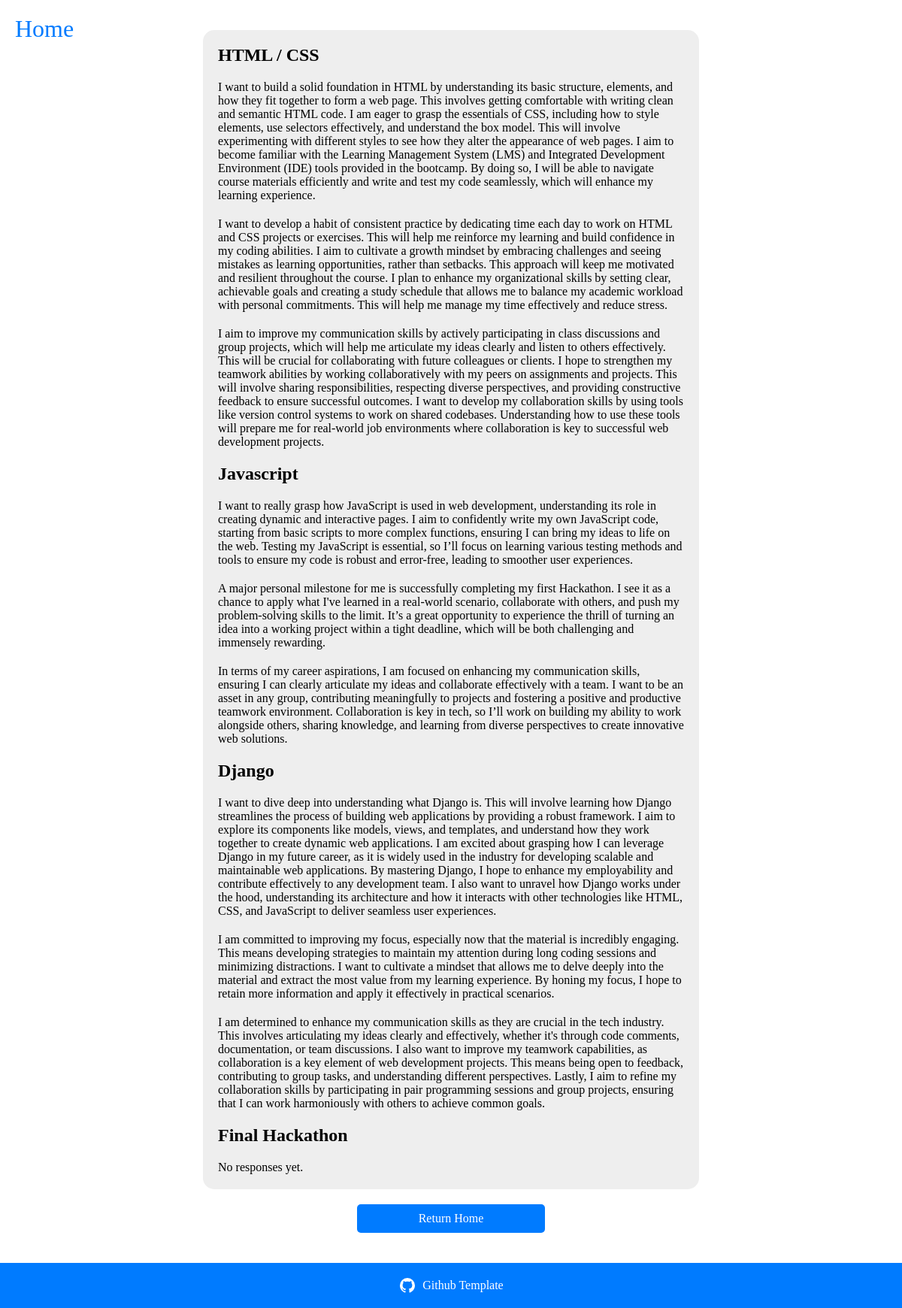
The app's page /responses with its own data.
### module/models.py (models this page shows, shortened)
class GoalResponse(models.Model):
    module_number = models.CharField(max_length=51)
    type_of_goal = models.CharField(max_length=51)
    text = models.TextField()

### home/views.py (the view)
# urls.py: path('responses', views.responses, name='responses'),
def responses(request):
    module_one_responses = GoalResponse.objects.filter(module_number='one')
    module_two_responses = GoalResponse.objects.filter(module_number='two')
    module_three_responses = GoalResponse.objects.filter(module_number='three')
    module_four_responses = GoalResponse.objects.filter(module_number='four')
    context = {
        'module_one_responses': module_one_responses,
        'module_two_responses': module_two_responses,
        'module_three_responses': module_three_responses,
        'module_four_responses': module_four_responses,
    }
    return render(request, 'home/responses.html', context)

### home/templates/home/responses.html (shortened to what this page needs)
{% extends "base.html" %}
{% load static %}
{% block extra_css %}
    <link rel="stylesheet" href="{% static 'css/home.css' %}">
{% endblock %}
{% block content %}
<section class="home-section container-col">
    <div class="responses-container container-col">
        <h2>HTML / CSS</h2>
        {% if module_one_responses %}
            {% for r in module_one_responses %}
                <p>{{ r.text }}</p>
            {% endfor %}
        {% else %}
            <p>No responses yet.</p>
        {% endif %}
        <h2>Javascript</h2>
        {% if module_two_responses %}
            {% for r in module_two_responses %}
                <p>{{ r.text }}</p>
            {% endfor %}
        {% else %}
            <p>No responses yet.</p>
        {% endif %}
        <h2>Django</h2>
        {% if module_three_responses %}
            {% for r in module_three_responses %}
                <p>{{ r.text }}</p>
            {% endfor %}
        {% else %}
            <p>No responses yet.</p>
        {% endif %}
        <h2>Final Hackathon</h2>
        {% if module_four_responses %}
            {% for r in module_four_responses %}
                <p>{{ r.text }}</p>
            {% endfor %}
        {% else %}
            <p>No responses yet.</p>
        {% endif %}
    </div>
    <a href="{% url 'home' %}" class="btn">Return Home</a>
</section>
{% endblock %}

### templates/base.html (shortened to what this page needs)
{% load static %}
<!doctype html>
<html lang="en">
  <head>
    {% block corecss %}
    <link rel="stylesheet" href="{% static 'css/base.css' %}">
    {% endblock %}
    {% block extra_css %}
    {% endblock %}
  </head>
  <body>
    <header class="header">
      <a href="{% url 'home' %}">Home</a>
    </header>
    {% block content %}
    {% endblock %}
    <footer class="footer container-col">
        <a href="https://github.com/dillon-mccaffrey-ci/STUDENT_GOALS_TEMPLATE" class="footer-link" target="_blank">
          <span class="footer-text">Github Template</span>
        </a>
    </footer>
  </body>
</html>

### static/css/base.css (style rules this page uses)
* { margin: 0; padding: 0; box-sizing: border-box; }
body { display: flex; justify-content: center; align-items: center; flex-direction: column; }
.header { position: fixed; left: 20px; top: 20px; }
.header a { font-size: 2rem; text-decoration: none; color: #007bff; }
h2 { font-size: 2rem; }
.icon { width: 24px; height: 24px; }
.footer { width: 100%; height: 60px; background-color: #007bff; }
.footer a { color: #fff; text-decoration: none; display: flex; justify-content: center; align-items: center; gap: 8px; }
.container-col { display: flex; justify-content: center; align-items: center; flex-direction: column; }
.btn { display: inline-block; padding: 10px 20px; font-size: 16px; color: #fff; background-color: #007bff; border: none; border-radius: 5px; text-decoration: none; text-align: center; transition: background-color 0.3s ease; min-width: 250px; }

### home/static/css/home.css (style rules this page uses)
.home-section { gap: 20px; min-height: calc(100vh - 60px); padding: 40px 0; }
.home-section h2 { font-size: 24px; }
.responses-container { width: 660px; border-radius: 15px; padding: 20px; background-color: #eeeeee; gap: 20px; align-items: flex-start; }

### records on screen
GoalResponse: text "I want to build a solid foundation in HTML by understanding its basic structure, elements, and how they fit together to form a web page. This involves getting comfortable with writing clean and semantic HTML code. I am eager to grasp the essentials of CSS, including how to style elements, use selectors effectively, and understand the box model. This will involve experimenting with different styles to see how they alter the appearance of web pages. I aim to become familiar with the Learning Management System (LMS) and Integrated Development Environment (IDE) tools provided in the bootcamp. By doing so, I will be able to navigate course materials efficiently and write and test my code…"
GoalResponse: text "I want to develop a habit of consistent practice by dedicating time each day to work on HTML and CSS projects or exercises. This will help me reinforce my learning and build confidence in my coding abilities. I aim to cultivate a growth mindset by embracing challenges and seeing mistakes as learning opportunities, rather than setbacks. This approach will keep me motivated and resilient throughout the course. I plan to enhance my organizational skills by setting clear, achievable goals and creating a study schedule that allows me to balance my academic workload with personal commitments. This will help me manage my time effectively and reduce stress."
GoalResponse: text "I aim to improve my communication skills by actively participating in class discussions and group projects, which will help me articulate my ideas clearly and listen to others effectively. This will be crucial for collaborating with future colleagues or clients. I hope to strengthen my teamwork abilities by working collaboratively with my peers on assignments and projects. This will involve sharing responsibilities, respecting diverse perspectives, and providing constructive feedback to ensure successful outcomes. I want to develop my collaboration skills by using tools like version control systems to work on shared codebases. Understanding how to use these tools will prepare me for…"
GoalResponse: text "I want to really grasp how JavaScript is used in web development, understanding its role in creating dynamic and interactive pages. I aim to confidently write my own JavaScript code, starting from basic scripts to more complex functions, ensuring I can bring my ideas to life on the web. Testing my JavaScript is essential, so I’ll focus on learning various testing methods and tools to ensure my code is robust and error-free, leading to smoother user experiences."
GoalResponse: text "A major personal milestone for me is successfully completing my first Hackathon. I see it as a chance to apply what I've learned in a real-world scenario, collaborate with others, and push my problem-solving skills to the limit. It’s a great opportunity to experience the thrill of turning an idea into a working project within a tight deadline, which will be both challenging and immensely rewarding."
GoalResponse: text "In terms of my career aspirations, I am focused on enhancing my communication skills, ensuring I can clearly articulate my ideas and collaborate effectively with a team. I want to be an asset in any group, contributing meaningfully to projects and fostering a positive and productive teamwork environment. Collaboration is key in tech, so I’ll work on building my ability to work alongside others, sharing knowledge, and learning from diverse perspectives to create innovative web solutions."
GoalResponse: text "I want to dive deep into understanding what Django is. This will involve learning how Django streamlines the process of building web applications by providing a robust framework. I aim to explore its components like models, views, and templates, and understand how they work together to create dynamic web applications. I am excited about grasping how I can leverage Django in my future career, as it is widely used in the industry for developing scalable and maintainable web applications. By mastering Django, I hope to enhance my employability and contribute effectively to any development team. I also want to unravel how Django works under the hood, understanding its architecture and how it…"
GoalResponse: text "I am committed to improving my focus, especially now that the material is incredibly engaging. This means developing strategies to maintain my attention during long coding sessions and minimizing distractions. I want to cultivate a mindset that allows me to delve deeply into the material and extract the most value from my learning experience. By honing my focus, I hope to retain more information and apply it effectively in practical scenarios."
GoalResponse: text "I am determined to enhance my communication skills as they are crucial in the tech industry. This involves articulating my ideas clearly and effectively, whether it's through code comments, documentation, or team discussions. I also want to improve my teamwork capabilities, as collaboration is a key element of web development projects. This means being open to feedback, contributing to group tasks, and understanding different perspectives. Lastly, I aim to refine my collaboration skills by participating in pair programming sessions and group projects, ensuring that I can work harmoniously with others to achieve common goals."
